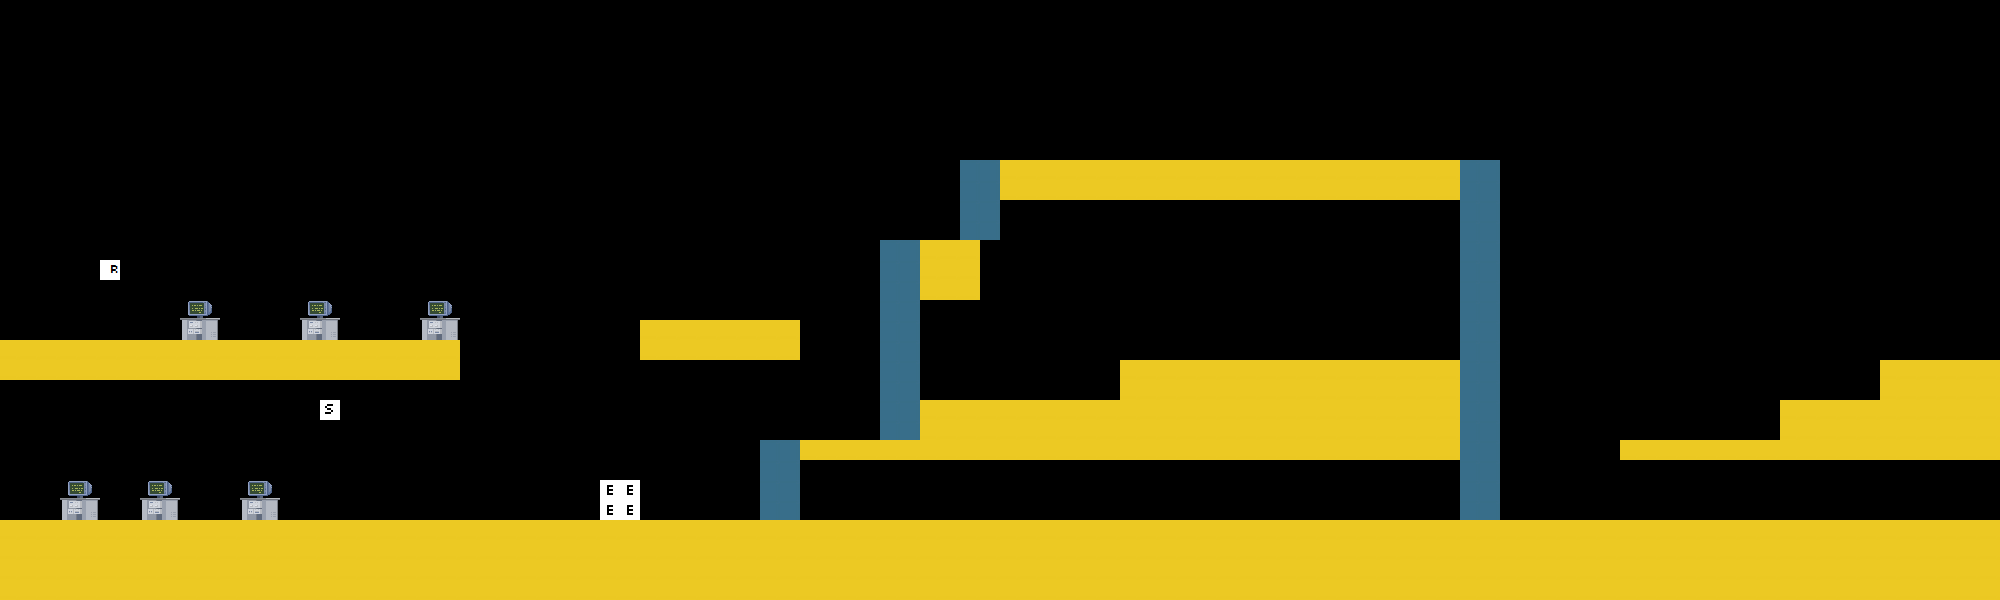

This game map was drawn from its Tiled (.tmx) file and the tilesets committed beside it. A one-line description and the trimmed map source follow:
An orthogonal 100x30 tile map with 20x20 px tiles, 2 tile layers (art, data), 2 tilesets.

<map version="1.0" orientation="orthogonal" width="100" height="30" tilewidth="20" tileheight="20">
 <tileset firstgid="1" name="tile s" tilewidth="20" tileheight="20">
  <image source="tiles.png" width="100" height="100" />
 </tileset>
 <tileset firstgid="26" name="tiles" tilewidth="20" tileheight="20">
  <image source="tiles.png" width="100" height="100" />
 </tileset>
 <layer name="art" width="100" height="30">
  <data>[3000 cells, 791 non-empty, 7 distinct tile ids]</data>
 </layer>
 <layer name="data" width="100" height="30">
  <data>[3000 cells, 2 non-empty, 2 distinct tile ids]</data>
 </layer>
</map>
